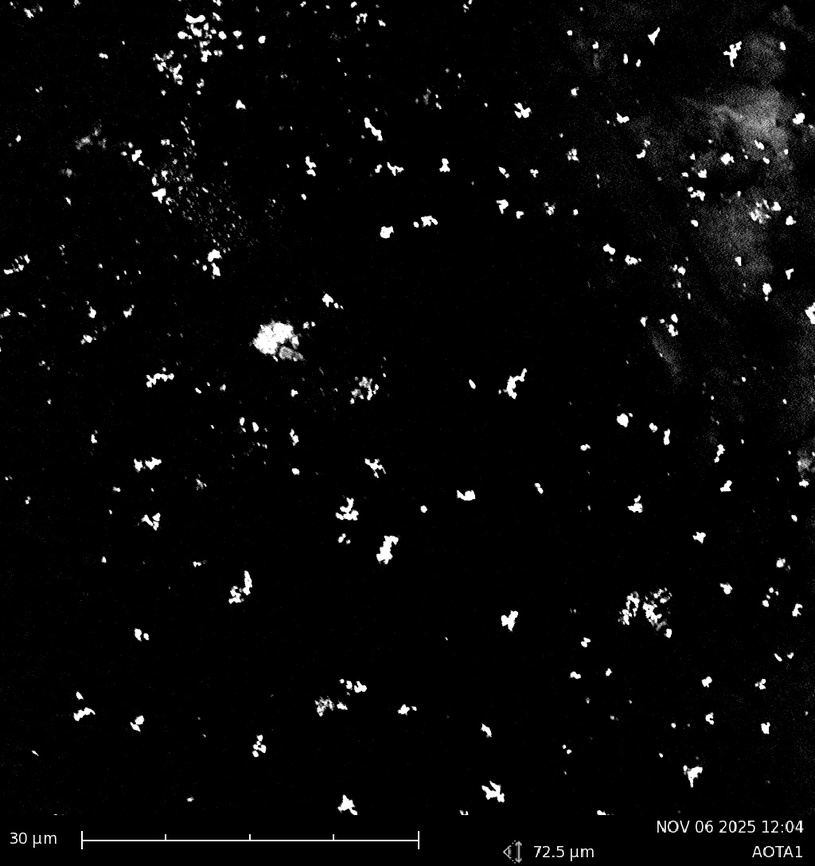
#> input picture Fall 25 Research Images/AOTA10001.jpg, 815 x 866 px, shrunk from 1024 x 1088 before the run
$ python test.py
#> lines starting #> are read from the running program, lines starting #| are printed output that depends on the picture; after the words box and inside, x2 and y2 are one past the last pixel; in counts of white or black regions, pixels touching at a corner belong together
from tkinter import Tk, filedialog
import cv2
import numpy as np
import pandas as pd
import matplotlib.pyplot as plt

# --- File picker ---
Tk().withdraw()
image_path = filedialog.askopenfilename(
    title="Select SEM image",
    filetypes=[("Image files", "*.jpg *.jpeg *.png *.tif *.tiff")]
)
#> the answer given: ../Fall 25 Research Images/AOTA10001.jpg

img = cv2.imread(image_path)
#> img is the input picture: shape (866, 815, 3); min 0, max 255, mean 7.9
if img is None:
    raise FileNotFoundError(f"Could not read image at: {image_path}")

# --- Ask user for scale information ---
micron_scale = float(input("Enter the vertical field-of-view (microns) for the full image height: "))
#> the answer given: 100

# Image height in pixels
pixel_scale = img.shape[0]

# Convert to nm per pixel
nm_per_pixel = (micron_scale * 1000) / pixel_scale
print(f"\nImage height: {pixel_scale} px")
#| Image height: 866 px
print(f"Scale: {nm_per_pixel:.3f} nm/pixel")
#| Scale: 115.473 nm/pixel

# --- Preprocessing & segmentation ---
gray = cv2.cvtColor(img, cv2.COLOR_BGR2GRAY)
blur = cv2.GaussianBlur(gray, (3, 3), 0)

thresh = cv2.adaptiveThreshold(
    blur, 255, cv2.ADAPTIVE_THRESH_GAUSSIAN_C,
    cv2.THRESH_BINARY_INV, 11, 2
)
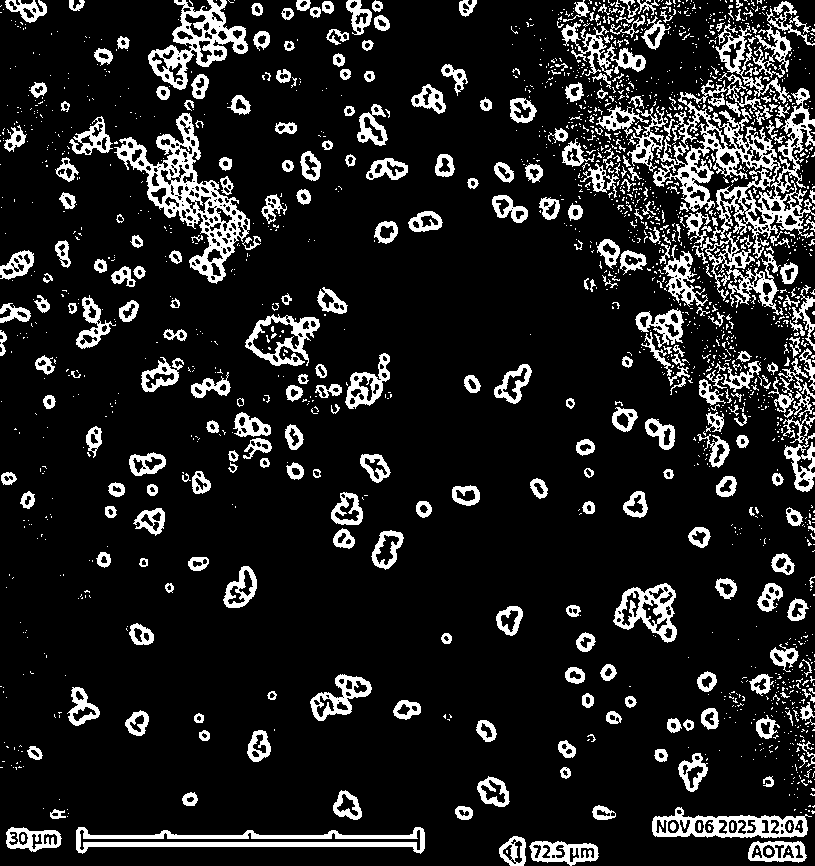
#> thresh: shape (866, 815); 13.2% white; 1859 white regions (1517 under 20 px), largest, box (x1, y1, x2, y2) and area: (627, 80, 815, 259) 9018, (114, 113, 250, 284) 5483, (76, 827, 425, 854) 3488

kernel = np.ones((3, 3), np.uint8)
opening = cv2.morphologyEx(thresh, cv2.MORPH_OPEN, kernel, iterations=1)
#> opening: shape (866, 815); 9.8% white; 653 white regions (309 under 20 px), largest, box (x1, y1, x2, y2) and area: (76, 827, 425, 853) 3482, (117, 134, 201, 221) 2296, (652, 813, 808, 838) 1883
closing = cv2.morphologyEx(opening, cv2.MORPH_CLOSE, kernel, iterations=1)
#> closing: shape (866, 815); 10.2% white; 483 white regions (209 under 20 px), largest, box (x1, y1, x2, y2) and area: (117, 113, 246, 283) 5075, (76, 827, 425, 853) 3534, (652, 813, 808, 838) 2264

sure_bg = cv2.dilate(closing, kernel, iterations=2)
#> sure_bg: shape (866, 815); 21.2% white; 239 white regions, largest, box (x1, y1, x2, y2) and area: (657, 82, 815, 306) 14592, (115, 111, 259, 285) 9353, (74, 825, 427, 855) 6270
dist = cv2.distanceTransform(closing, cv2.DIST_L2, 5)
_, sure_fg = cv2.threshold(dist, 0.35 * dist.max(), 255, 0)
#> sure_fg: shape (866, 815) float32; 2% white in thin lines or dots
sure_fg = np.uint8(sure_fg)
#> sure_fg: shape (866, 815); 2% white in thin lines or dots
unknown = cv2.subtract(sure_bg, sure_fg)
#> unknown: shape (866, 815); 19.2% white; 240 white regions, largest, box (x1, y1, x2, y2) and area: (657, 82, 815, 306) 13590, (115, 111, 259, 285) 8051, (74, 825, 427, 855) 5715

_, markers = cv2.connectedComponents(sure_fg)
#> markers: shape (866, 815) int32; 922 distinct labels, from 0 to 921
markers = markers + 1
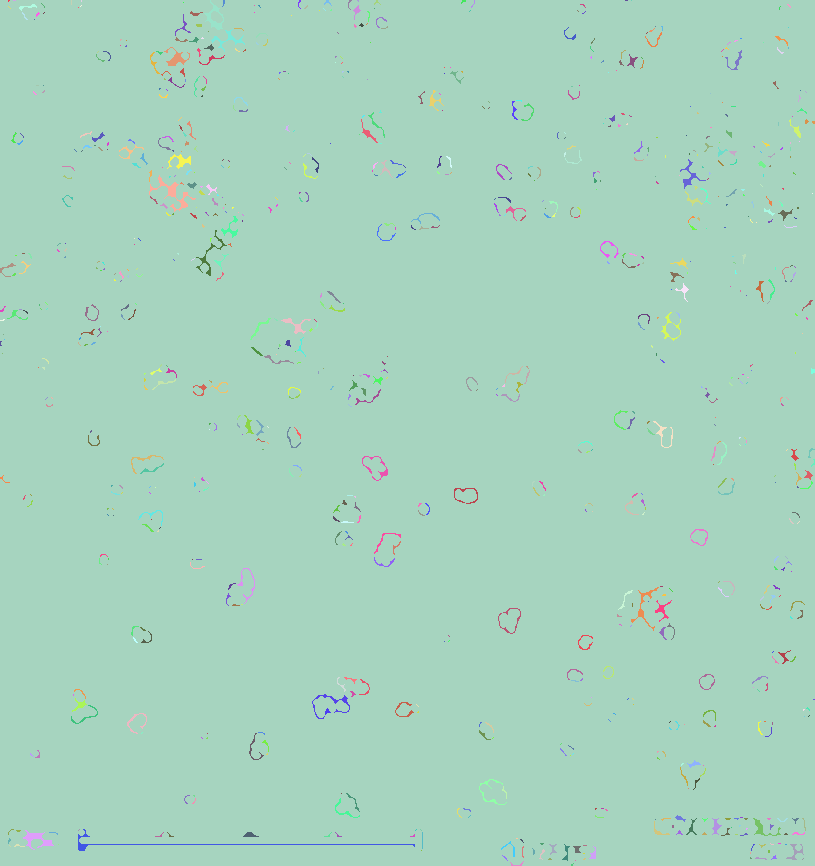
#> markers: shape (866, 815) int32; 922 distinct labels, from 1 to 922; one colour per label, 0 black
markers[unknown == 255] = 0
markers = cv2.watershed(img, markers)
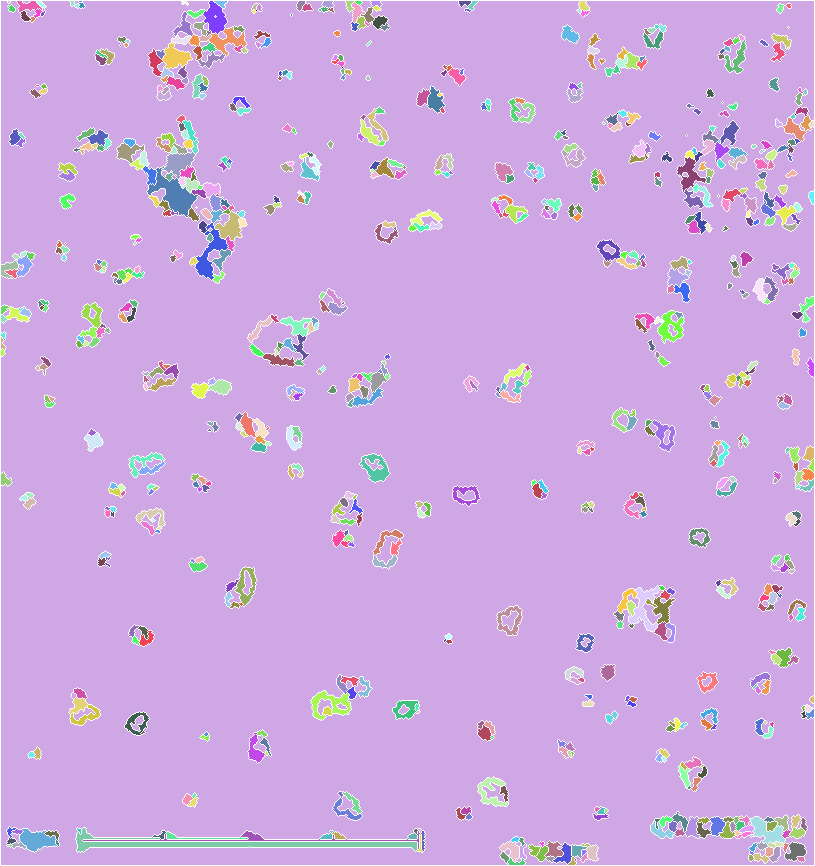
#> markers: shape (866, 815) int32; 921 distinct labels, from -1 to 922; one colour per label, 0 black, -1 white

# --- Collect contours and calculate areas ---
areas_px = []
centroids = []
height, width = img.shape[:2]

for label in np.unique(markers):
    if label <= 1:
        continue
    mask = np.uint8(markers == label) * 255
    cnts, _ = cv2.findContours(mask, cv2.RETR_EXTERNAL, cv2.CHAIN_APPROX_SIMPLE)
    for cnt in cnts:
        area = cv2.contourArea(cnt)
        if area > 5:  # ignore very small noise
            # Compute centroid
            M = cv2.moments(cnt)
            if M["m00"] == 0:
                continue
            cX = int(M["m10"] / M["m00"])
            cY = int(M["m01"] / M["m00"])

            # Ignore particles touching image edges
            margin = 2  # pixels
            if cX < margin or cX > width - margin or cY < margin or cY > height - margin:
                continue

            areas_px.append(area)
            centroids.append((cX, cY))
            cv2.drawContours(img, [cnt], -1, (0, 0, 255), 1)
#> this loop made 921 passes
#> label on passes 1 to 3: -1, 0, 1
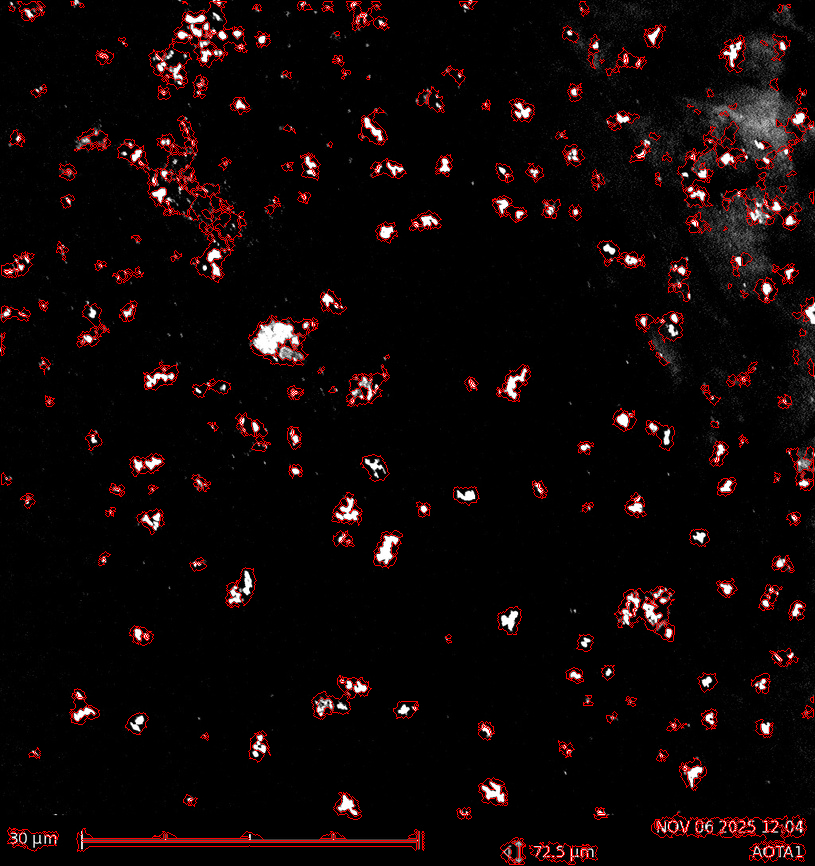
#> img: shape (866, 815, 3); 3.52% of pixels changed, all inside (x1, y1, x2, y2) = (1, 1, 814, 865)
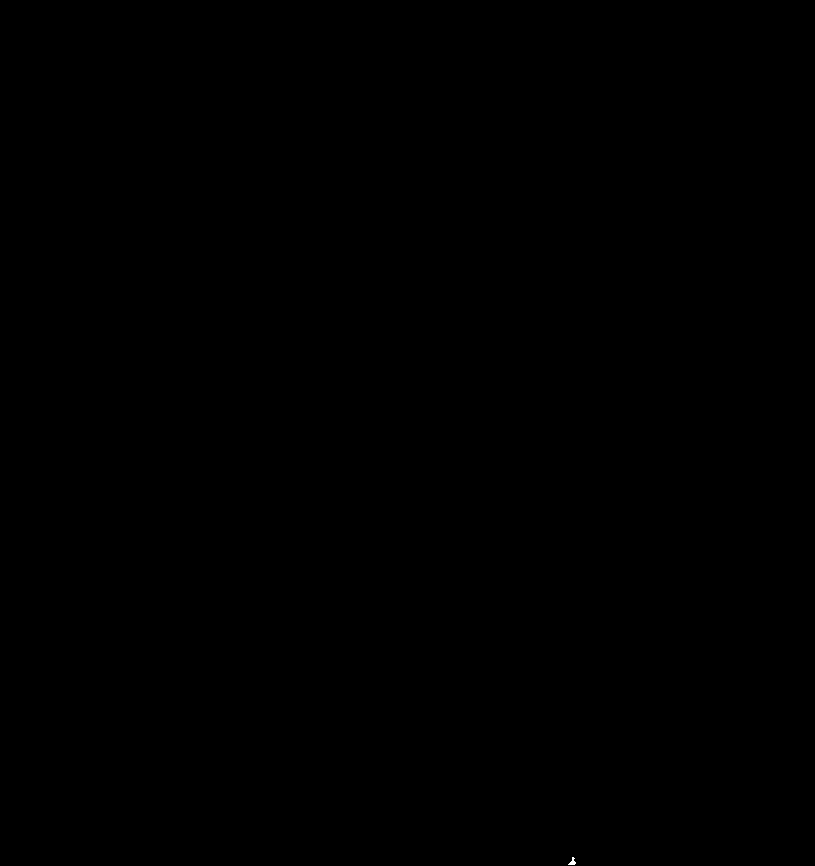
#> mask: shape (866, 815); 0% white; 1 white region, box (x1, y1, x2, y2) and area: (568, 857, 576, 865) 33
#> after the loop, areas_px = 818 values, max 1501 at index 767, min 5.5 at index 11, mean 55.05; centroids = 818 pairs, first value 2 to 811, second value 2 to 862

areas_px = np.array(areas_px)

# --- Automatic filtering based on median ± factor ---
median_area = np.median(areas_px)
#> median_area = 29.5
lower_limit = 0.2 * median_area
#> lower_limit = 5.9
upper_limit = 3 * median_area  # merged particles often >3× median
#> upper_limit = 88.5
filtered_areas_px = areas_px[(areas_px >= lower_limit) & (areas_px <= upper_limit)]
#> filtered_areas_px = 673 values, max 88 at index 44, min 6 at index 26, mean 29.82

# --- Area calculations ---
areas_nm2 = filtered_areas_px * (nm_per_pixel ** 2)
#> areas_nm2 = 673 values, max 1173402.2 at index 44, min 80004.7 at index 26, mean 397665.7
areas_um2 = areas_nm2 / 1e6
#> areas_um2 = 673 values, max 1.17 at index 44, min 0.08 at index 26, mean 0.398
areas_diameter_nm = 2 * np.sqrt(areas_nm2 / np.pi)
#> areas_diameter_nm = 673 values, max 1222.3 at index 44, min 319.2 at index 26, mean 673

# --- Statistics ---
avg_area = np.mean(areas_um2)
#> avg_area = 0.398
std_area = np.std(areas_um2)
#> std_area = 0.268
avg_diameter = np.mean(areas_diameter_nm)
#> avg_diameter = 673
std_diameter = np.std(areas_diameter_nm)
#> std_diameter = 231

# --- Outputs ---
cv2.imwrite("sem_outlined_filtered.jpg", img)
df = pd.DataFrame({
    "Area_µm²": areas_um2,
    "Diameter_nm": areas_diameter_nm
})
#> df = table of 673 rows and 2 columns
df.to_csv("nanoparticle_areas_filtered.csv", index=False)

print(f"\nDetected {len(areas_um2)} nanoparticles after filtering")
#| Detected 673 nanoparticles after filtering
print(f"Average area: {avg_area:.4f} µm² (std: {std_area:.4f})")
#| Average area: 0.3977 µm² (std: 0.2678)
print(f"Average diameter: {avg_diameter:.2f} nm (std: {std_diameter:.2f})")
#| Average diameter: 673.03 nm (std: 230.97)

# --- Histogram ---
plt.figure(figsize=(6, 4))
plt.hist(areas_um2, bins=30, color='steelblue', edgecolor='black')
plt.xlabel("Particle area (µm²)")
plt.ylabel("Count")
plt.title("Nanoparticle Size Distribution (Filtered)")
plt.tight_layout()
plt.savefig("nanoparticle_size_distribution_filtered.png", dpi=300)
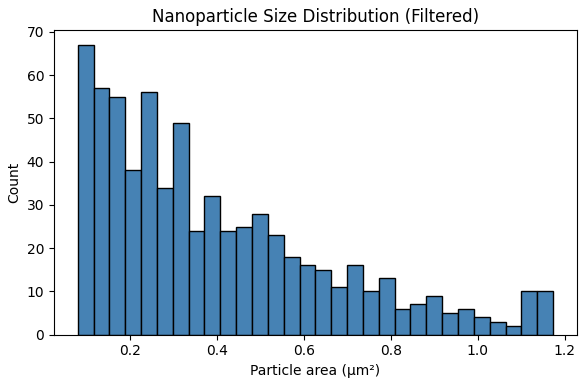
#> figure drawn by matplotlib, 1 panel; tallest bar 67 high, from x = 0.08 to 0.116
plt.show()

$ run again, on Fall 25 Research Images/CTABA10001.jpg
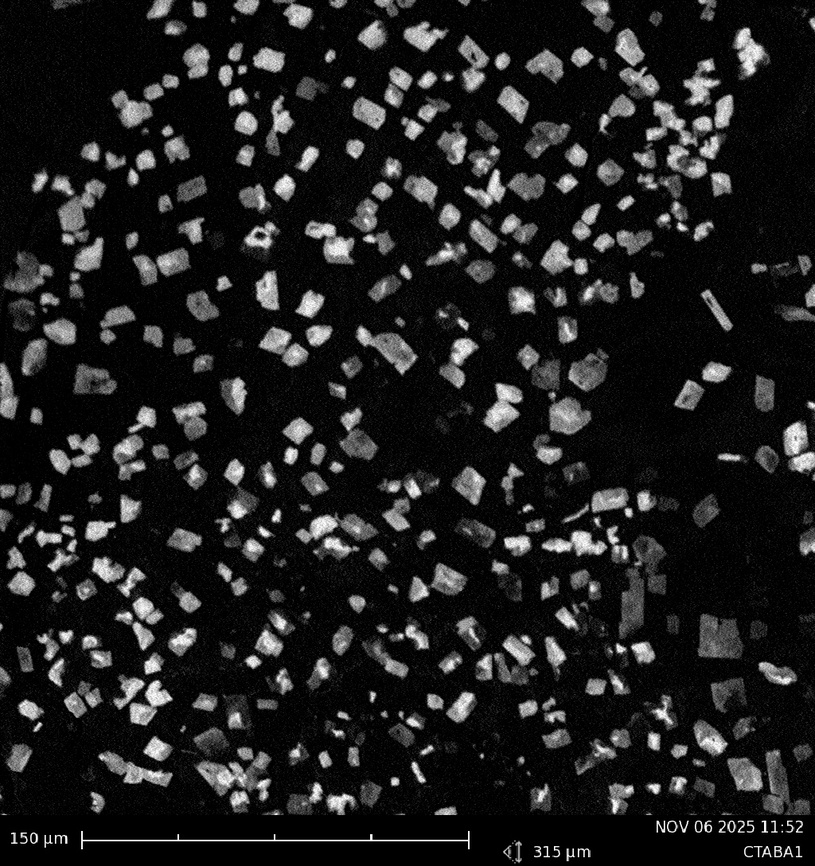
#> input picture Fall 25 Research Images/CTABA10001.jpg, 815 x 866 px, shrunk from 1024 x 1088 before the run
#> img is the input picture: shape (866, 815, 3); min 0, max 255, mean 31.4
#| Image height: 866 px
#| Scale: 115.473 nm/pixel
#> thresh: shape (866, 815); 37.5% white; 8842 white regions (8092 under 20 px), largest, box (x1, y1, x2, y2) and area: (101, 0, 756, 713) 87729, (0, 478, 581, 820) 43612, (558, 603, 815, 838) 15305
#> opening: shape (866, 815); 23.1% white; 1285 white regions (773 under 20 px), largest, box (x1, y1, x2, y2) and area: (591, 0, 740, 202) 6537, (441, 199, 670, 304) 4901, (105, 37, 291, 172) 4221
#> closing: shape (866, 815); 24.2% white; 790 white regions (524 under 20 px), largest, box (x1, y1, x2, y2) and area: (300, 0, 740, 349) 26004, (2, 488, 202, 729) 8591, (464, 482, 672, 702) 8035
#> sure_bg: shape (866, 815); 50.2% white; 806 black regions (370 under 20 px), largest, box (x1, y1, x2, y2) and area: (0, 0, 815, 866) 243889, (0, 0, 187, 291) 25107, (189, 0, 648, 176) 19761
#> unknown: shape (866, 815); 47% white; 209 white regions, largest, box (x1, y1, x2, y2) and area: (0, 260, 686, 822) 141608, (0, 0, 742, 431) 88182, (564, 671, 815, 865) 21978
#> the loop `for label in np.unique(markers):` made 2193 passes
#> label on passes 1 to 3: -1, 0, 1
#> after the loop `for label in np.unique(markers):`:
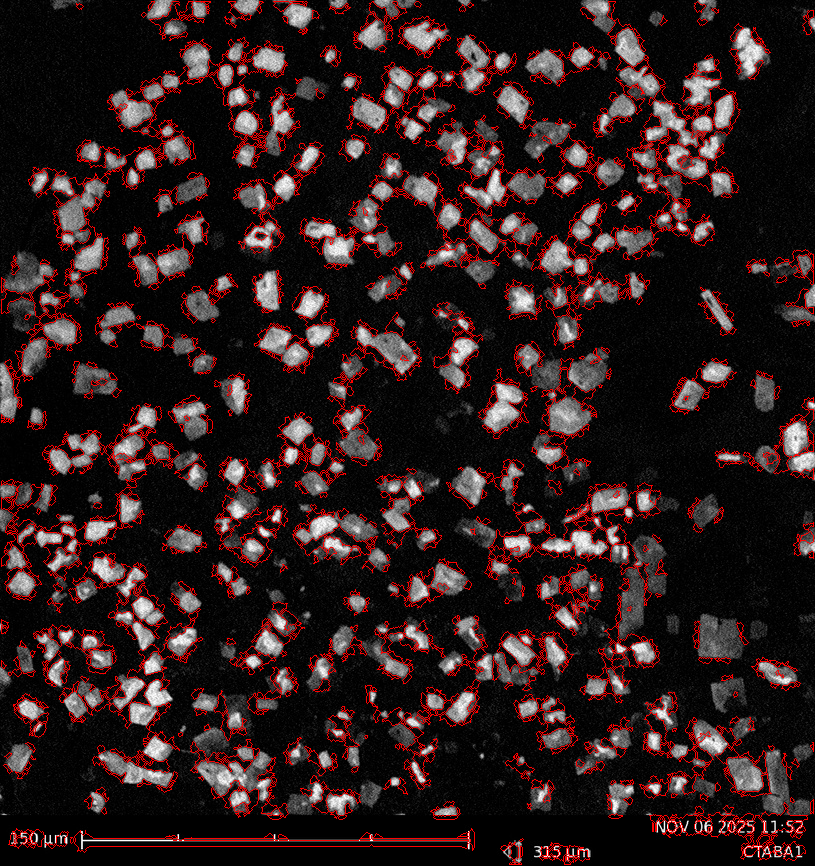
#> img: shape (866, 815, 3); 7.14% of pixels changed, all inside (x1, y1, x2, y2) = (1, 1, 814, 865)
#> after the loop `for label in np.unique(markers):`: areas_px = 1882 values, max 2682 at index 1832, min 5.5 at index 97, mean 45.96; centroids = 1882 pairs, first value 2 to 812, second value 2 to 863
#> median_area = 28
#> lower_limit = 5.6
#> upper_limit = 84
#> filtered_areas_px = 1613 values, max 84 at index 137, min 6 at index 384, mean 29.75
#> areas_nm2 = 1613 values, max 1120065.7 at index 137, min 80004.7 at index 384, mean 396671.3
#> areas_um2 = 1613 values, max 1.12 at index 137, min 0.08 at index 384, mean 0.397
#> areas_diameter_nm = 1613 values, max 1194.2 at index 137, min 319.2 at index 384, mean 678.1
#> avg_area = 0.397
#> std_area = 0.244
#> avg_diameter = 678.1
#> std_diameter = 212.8
#> df = table of 1613 rows and 2 columns
#| Detected 1613 nanoparticles after filtering
#| Average area: 0.3967 µm² (std: 0.2441)
#| Average diameter: 678.08 nm (std: 212.75)
#> `plt.savefig("nanoparticle_size_distribution_filtered.png", dpi=300)`:
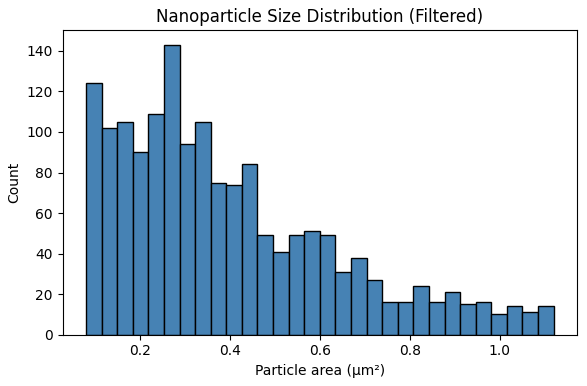
#> figure drawn by matplotlib, 1 panel; tallest bar 143 high, from x = 0.253 to 0.288
